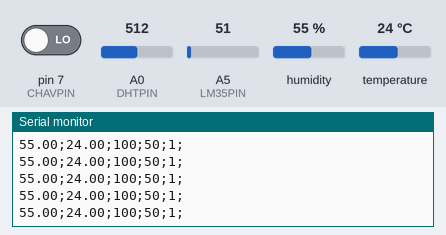
A sketch run on a simulated Arduino Uno, built with avr-gcc and run on an emulated ATmega328P. Parts: the last lines printed to the serial monitor. The inputs (shaded band) are chosen by the test bench; at power-on: humidity 55 %, temperature 24 °C, pin 7 (CHAVPIN) LOW, A0 (DHTPIN) = 512, A5 (LM35PIN) = 51.

Above: at 1.2 s.
1.3 s: humidity set to 22 %
7.3 s: temperature set to 12 °C
At 8.0 s:
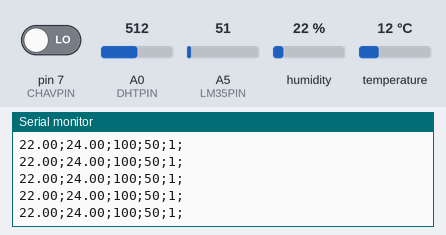
13.3 s: humidity set to 40 %
At 14.3 s:
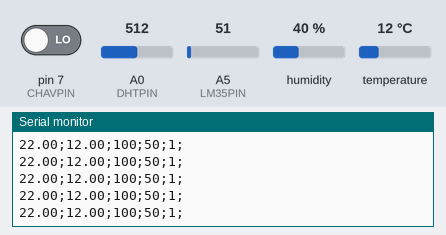
Timing chart, 0 to 16.3 s (numbered marks = the images above; inputs shaded):
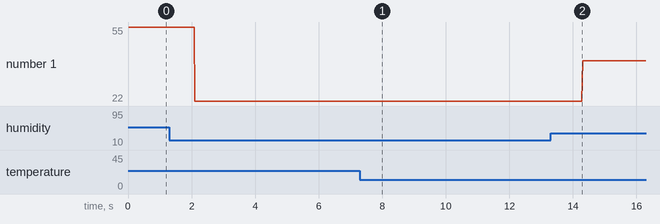

The sketch:

FIVE_SENSORS_V04.ino
```cpp
#include <DHT.h>
#include <DHT_U.h>

#include <Adafruit_Sensor.h>

#include <DHT.h>
#include <DHT_U.h>

#include "DHT.h"

#define DHTPIN A0
#define LM35PIN A5
#define LUMIPIN A0
#define CHAVPIN 7


DHT dht(DHTPIN, DHT11);

void setup()
{
  pinMode(DHTPIN, INPUT);
  pinMode(CHAVPIN, INPUT);
  Serial.begin(9600);
  dht.begin();
}

void loop()
{
  float dht11_umidade = dht.readHumidity();
  float dht11_temperatura = dht.readTemperature();
  Serial.print(dht11_umidade);
  Serial.print(";");
  Serial.print(dht11_temperatura);
  Serial.print(";");

  float luminosidade =  analogRead(LUMIPIN);
  Serial.print(100);
  Serial.print(";");

  float lm35_temperatura = analogRead(LM35PIN);
  lm35_temperatura = lm35_temperatura * 0.00488;
  lm35_temperatura = lm35_temperatura * 100;
  Serial.print(50);
  Serial.print(";");

  int chave = digitalRead(7);
  Serial.print(1);
  Serial.print(";");

  Serial.println();
}
```

Measured:
- plotted number 1: 55 → 22 after the input at 1.3 s, 22 → 40 after the input at 13.3 s
